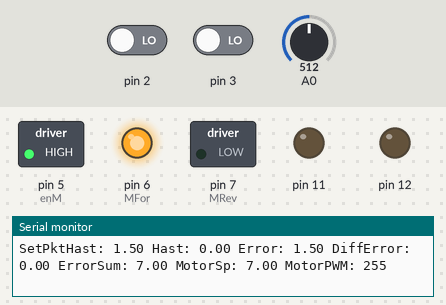
The sketch below on a simulated Arduino Uno, built with avr-gcc and run on an emulated ATmega328P. Shown: switched loads named in the sketch (green lamp = pin HIGH), output pins drawn as LEDs (lit = HIGH), the last lines printed to the serial monitor. The inputs (shaded band) are chosen by the test bench; at power-on: A0 = 512, pin 2 LOW, pin 3 LOW.

Above: at 1.2 s.
1.3 s: A0 set to 122
At 1.6 s:
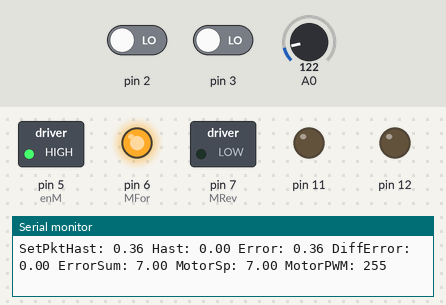
4.3 s: pin 2 driven HIGH
7.3 s: A0 set to 0
At 8.6 s:
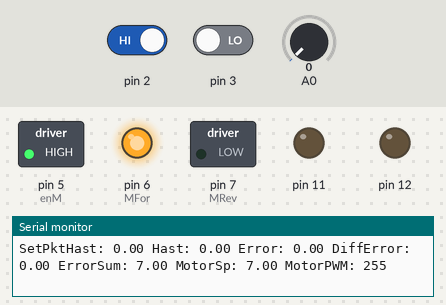
10.3 s: pin 3 driven HIGH
At 11.2 s:
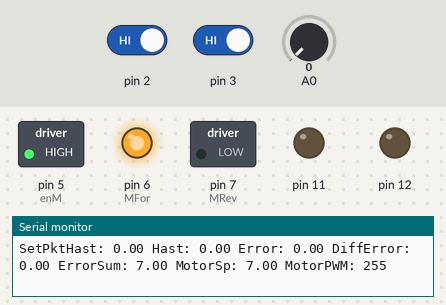
13.3 s: pin 2 driven LOW
At 14.7 s:
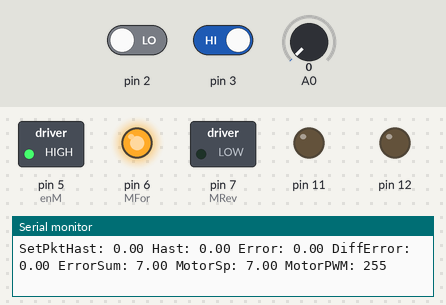
16.3 s: pin 3 driven LOW
At 16.7 s:
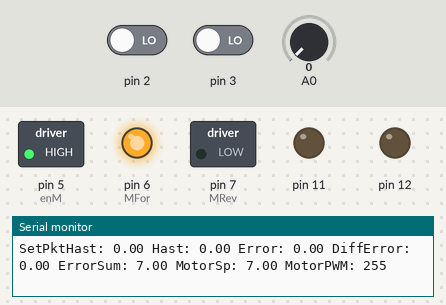
Timing chart, 0 to 19.3 s (numbered marks = the images above; inputs shaded):
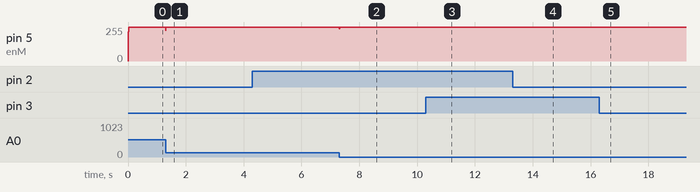

Measured:
- after the input at 1.3 s, pin 5 (enM): 255/255 → 226/255 at once, → 255/255 0.01 s later
- after the input at 7.3 s, pin 5 (enM): 255/255 → 241/255 at once, → 255/255 0.01 s later
- after the input at 10.3 s, pin 5 (enM): 255/255 → 254/255 at once, → 255/255 0.01 s later
- after the input at 13.3 s, pin 5 (enM): 255/255 → 254/255 at once, → 255/255 0.01 s later
- after the input at 16.3 s, pin 5 (enM): 255/255 → 254/255 at once, → 255/255 0.01 s later

The sketch:

HastReg.ino
```cpp
int enM = 5;
int MRev = 7;
int MFor = 6;

int KnapPin = 4;

float SystemSp = 7.0;

int i;

boolean flag1 = LOW;
boolean flag2 = LOW;
int k = 0;

float PKonst, PDiff, PInt;
float Error, ErrorBefore, DiffError, ErrorSum;
float Hast;
float MotorSp;

float SetPktHast;

int MotorPWM;

volatile boolean ChA, ChB;
volatile int StateNow, StateBefore;
volatile long Step = 0;
volatile int ArrIndex;
volatile int StateArr[16] = {0, -1, 0, 1, 1, 0, -1, 0, 0, 1, 0, -1, -1, 0, 1, 0};

long StepBefore = 0;
long StepPrior = 0;
long StepDiff;
unsigned long TimeNow, TimeBefore;

void setup()
{
  pinMode(enM, OUTPUT);
  pinMode(MRev, OUTPUT);
  pinMode(MFor, OUTPUT);

  pinMode(KnapPin, INPUT);

  pinMode(11, OUTPUT);
  pinMode(12, OUTPUT);
  pinMode(2, INPUT);
  pinMode(3, INPUT);
  attachInterrupt(digitalPinToInterrupt(2), IntProg, CHANGE);
  attachInterrupt(digitalPinToInterrupt(3), IntProg, CHANGE);

  digitalWrite(MFor, HIGH);
  digitalWrite(MRev, LOW);

  // Set the PID constants
  PKonst = 1.0;
  PInt = 1.0;
  PDiff = 1.0;
  ErrorBefore = 0;
  ErrorSum = 0;

  TimeBefore = micros();

  Serial.begin(115200);
}

void IntProg()
{
  ChA = digitalRead(2);
  ChB = digitalRead(3);

  if (ChA == 1 && ChB == 1) StateNow = 0;
  if (ChA == 1 && ChB == 0) StateNow = 1;
  if (ChA == 0 && ChB == 0) StateNow = 2;
  if (ChA == 0 && ChB == 1) StateNow = 3;

  ArrIndex = 4 * StateNow + StateBefore;
  Step = Step + StateArr[ArrIndex];
  StateBefore = StateNow;
}

void loop()
{
  TimeNow = micros();

  // 1. Read the potentiometer
  SetPktHast = float(analogRead(A0)) / 1024.0 * (SystemSp - 4.0);

  // 2. Calculate the desired speed of the motor
  StepDiff = Step - StepBefore;
  Hast = float(StepDiff) / 1920.0 * 10.0;
  StepBefore = Step;

  // 3. Read the current speed of the motor
  Error = SetPktHast - Hast;

  // 4. Calculate the error
  DiffError = Error - ErrorBefore;
  ErrorBefore = Error;

  // 5. Calculate the error sum
  ErrorSum = ErrorSum + Error;
  if (ErrorSum >= SystemSp / PInt) ErrorSum = SystemSp / PInt;
  if (ErrorSum <= 0.0) ErrorSum = 0.0;

  // 6. Calculate the PWM
  MotorSp = PKonst * Error + PDiff * DiffError + PInt * ErrorSum;
  if (MotorSp >= SystemSp) MotorSp = SystemSp;
  if (MotorSp <= 0.0) MotorSp = 0.0;

  // 7. Write the PWM to the motor
  MotorPWM = int(MotorSp / SystemSp * 255.0);
  analogWrite(enM, MotorPWM);

  // 8. Turn on the LED based on the motor position
  if (abs(Step - StepPrior) >= 960)
  {
    StepPrior = Step;
    flag2 = !flag2;
    digitalWrite(12, flag2);
  }

  // 9. Print the results
  Serial.println("SetPktHast: " + String(SetPktHast) +
                 " Hast: " + String(Hast) +
                 " Error: " + String(Error) +
                 " DiffError: " + String(DiffError) +
                 " ErrorSum: " + String(ErrorSum) +
                 " MotorSp: " + String(MotorSp) +
                 " MotorPWM: " + String(MotorPWM));
}
```
